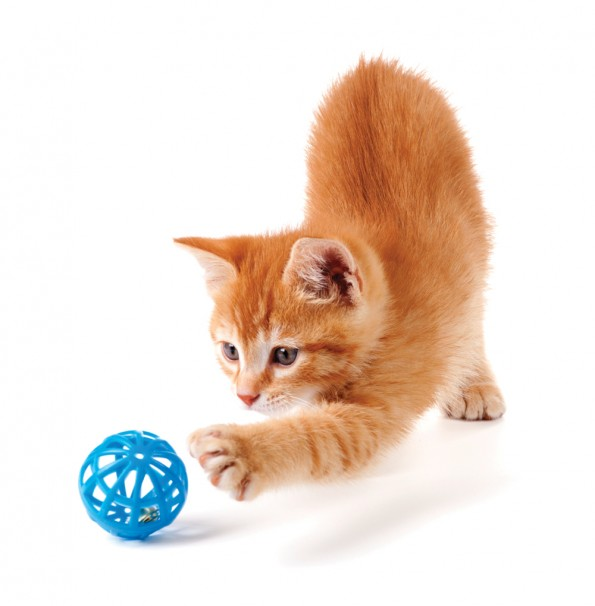
#> input picture cat.jpg, 595 x 606 px
$ jupyter execute --allow-errors clustering.ipynb   (shell and % lines are left out)   (older library calls are emulated)
#> lines starting #> are read from the running program, lines starting #| are printed output that depends on the picture
#> the sliders are set to x = <module 'ipywidgets.IntSlider_
[cell 1]
import numpy as np
import cv2
from sklearn.cluster import KMeans
from sklearn.cluster import MiniBatchKMeans
import matplotlib.pyplot as plt
import skimage.io

from __future__ import print_function
from ipywidgets import interact, interactive, fixed, interact_manual
import ipywidgets as widgets

def showIMG(x):
    image = cv2.imread('cat.jpg')
#> image is the input picture: shape (606, 595, 3); mean B, G, R 213.1, 222.9, 236.7
    (h1, w1) = image.shape[:2]
#> h1 = 606; w1 = 595
    image = cv2.cvtColor(image, cv2.COLOR_BGR2LAB)
#> image: shape (606, 595, 3); mean of channels 0, 1, 2 228.9, 133, 135.7
    image = image.reshape((image.shape[0] * image.shape[1], 3))
    clt = KMeans(n_clusters = x)
    labels = clt.fit_predict(image)
    quant = clt.cluster_centers_.astype("uint8")[labels]
    #reshape the feature vectors to images
    quant = quant.reshape((h1, w1, 3))
    image = image.reshape((h1, w1, 3))
    # convert from L*a*b* to RGB
    quant = cv2.cvtColor(quant, cv2.COLOR_LAB2BGR)
    image = cv2.cvtColor(image, cv2.COLOR_LAB2BGR)
    cv2.imwrite('cat2.jpg', quant)
    plt.imshow(quant)

#> (the rest of this cell did not finish here and is left out)

[cell 2]
image = cv2.imread('cat.jpg')
(h1, w1) = image.shape[:2]
#> h1 = 606; w1 = 595
image = cv2.cvtColor(image, cv2.COLOR_BGR2LAB)
image = image.reshape((image.shape[0] * image.shape[1], 3))
clt = KMeans(n_clusters = 2)
labels = clt.fit_predict(image)
quant = clt.cluster_centers_.astype("uint8")[labels]
#reshape the feature vectors to images
quant = quant.reshape((h1, w1, 3))
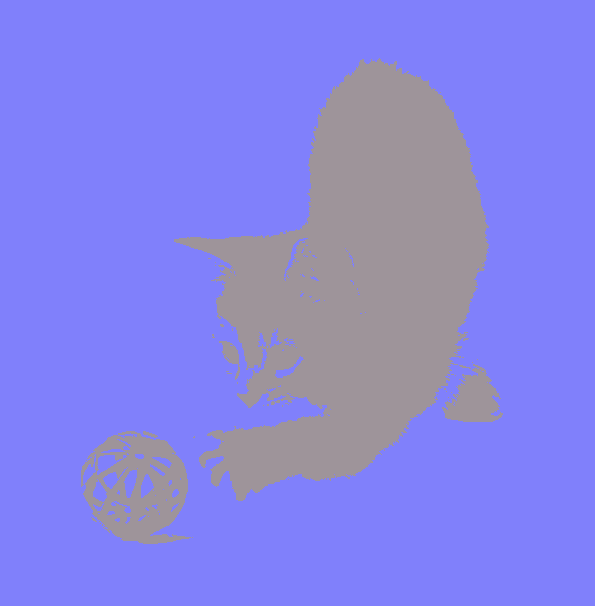
#> quant: shape (606, 595, 3); mean of channels 0, 1, 2 228.2, 132.7, 135; drawn as B, G, R
image = image.reshape((h1, w1, 3))
# convert from L*a*b* to RGB
quant = cv2.cvtColor(quant, cv2.COLOR_LAB2BGR)
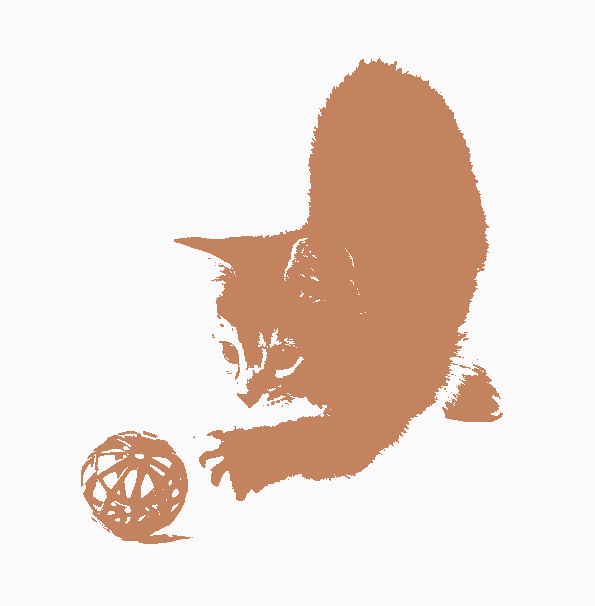
#> quant: shape (606, 595, 3); mean B, G, R 213.4, 222, 236.8
image = cv2.cvtColor(image, cv2.COLOR_LAB2BGR)
cv2.imwrite('cat2.jpg', quant)
plt.imshow(quant)
cv2.imread('cat.jpg')
cv2.waitKey(0)
cv2.destroyAllWindows()

[cell 3]
plt.imshow(image)

[cell 4]
import skimage.io
import matplotlib.pyplot as plt
img_path="cat.jpg"
img = skimage.io.imread(img_path)/255.0

def plotnoise(img, mode, r, c, i):
#> called with mode = 'gaussian', r = 4, c = 2, i = 1
    plt.subplot(r,c,i)
    if mode is not None:
        gimg = skimage.util.random_noise(img, mode=mode)
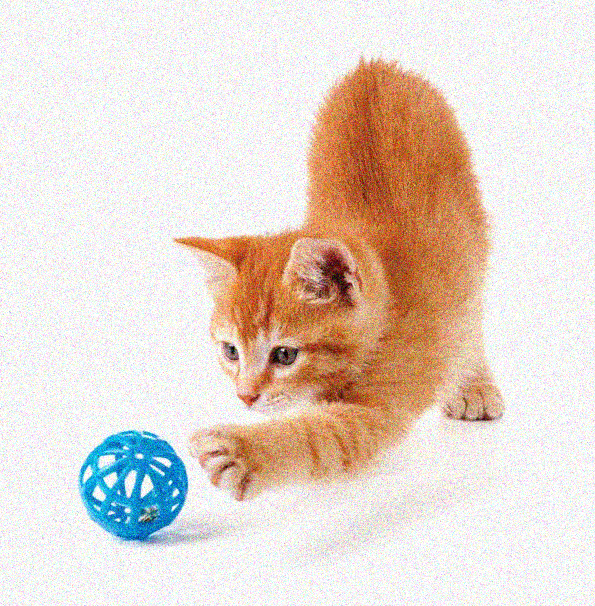
#> gimg: shape (606, 595, 3) float64; mean R, G, B 0.9, 0.847, 0.809
        plt.imshow(gimg)
    else:
        plt.imshow(img)
    plt.title(mode)
    plt.axis("off")

plt.figure(figsize=(18,24))
r=4
c=2
plotnoise(img, "gaussian", r,c,1)
plotnoise(img, "localvar", r,c,2)
#> call 2 of plotnoise, with mode = 'localvar', r = 4, c = 2, i = 2
#> in plotnoise (call 2), `gimg = skimage.util.random_noise(img, mode=mode)`:
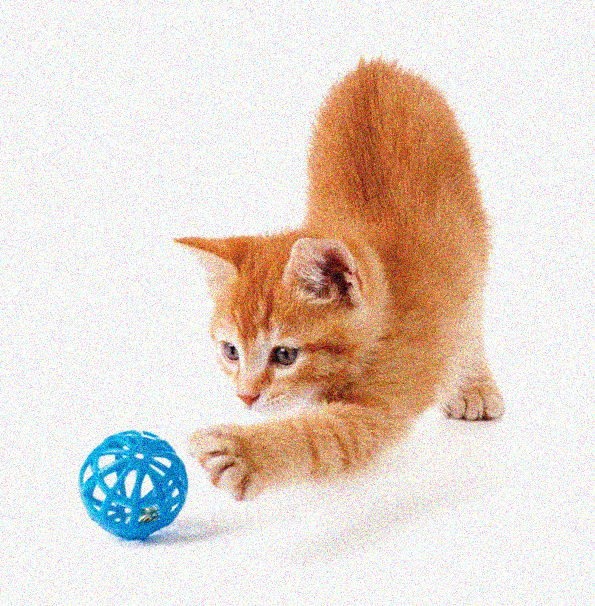
#> gimg: shape (606, 595, 3) float64; mean R, G, B 0.9, 0.847, 0.809
plotnoise(img, "poisson", r,c,3)
plotnoise(img, "salt", r,c,4)
#> call 4 of plotnoise, with mode = 'salt', r = 4, c = 2, i = 4
#> in plotnoise (call 4), `gimg = skimage.util.random_noise(img, mode=mode)`:
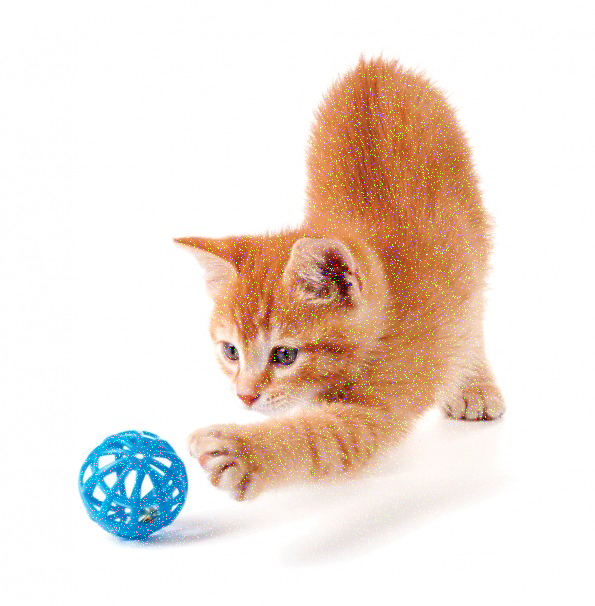
#> gimg: shape (606, 595, 3) float64; mean R, G, B 0.932, 0.881, 0.844
plotnoise(img, "pepper", r,c,5)
#> in plotnoise (call 5), `gimg = skimage.util.random_noise(img, mode=mode)`:
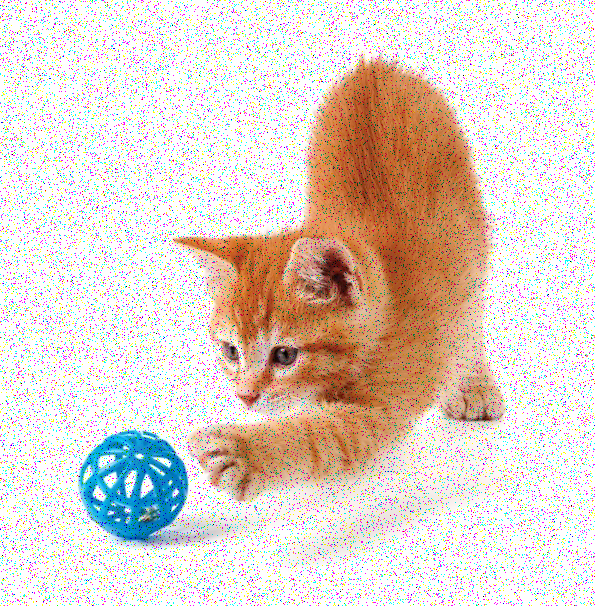
#> gimg: shape (606, 595, 3) float64; mean R, G, B 0.882, 0.831, 0.794
plotnoise(img, "s&p", r,c,6)
#> in plotnoise (call 6), `gimg = skimage.util.random_noise(img, mode=mode)`:
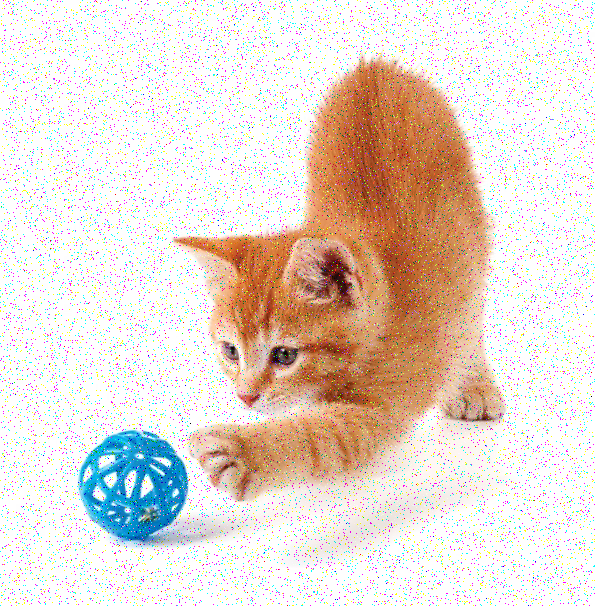
#> gimg: shape (606, 595, 3) float64; mean R, G, B 0.907, 0.855, 0.819
plotnoise(img, "speckle", r,c,7)
#> in plotnoise (call 7), `gimg = skimage.util.random_noise(img, mode=mode)`:
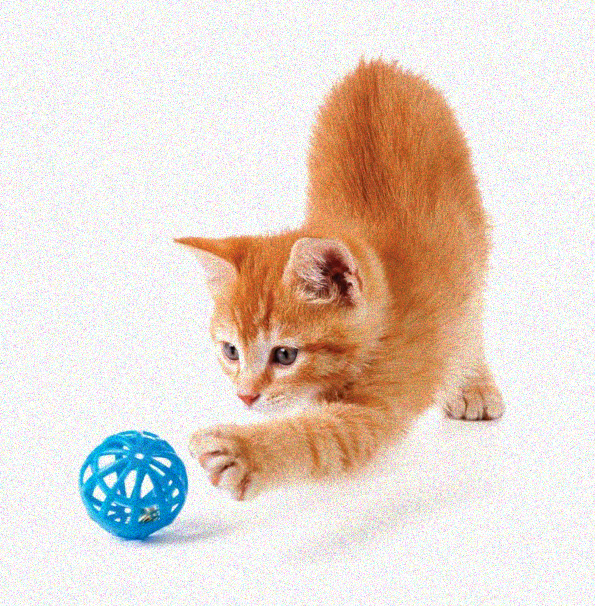
#> gimg: shape (606, 595, 3) float64; mean R, G, B 0.9, 0.847, 0.809
plotnoise(img, None, r,c,8)
plt.show()

[cell 5]
from skimage.restoration import denoise_tv_chambolle
import skimage.io
import matplotlib.pyplot as plt
# Apply total variation filter denoising
img = skimage.io.imread("cat.jpg")/255.0

def plotnoise(img, mode, r, c, i):
#> called with mode = 'salt', r = 4, c = 2, i = 3
    plt.subplot(r,c,i)
    if mode is not None:
        gimg = skimage.util.random_noise(img, mode=mode)
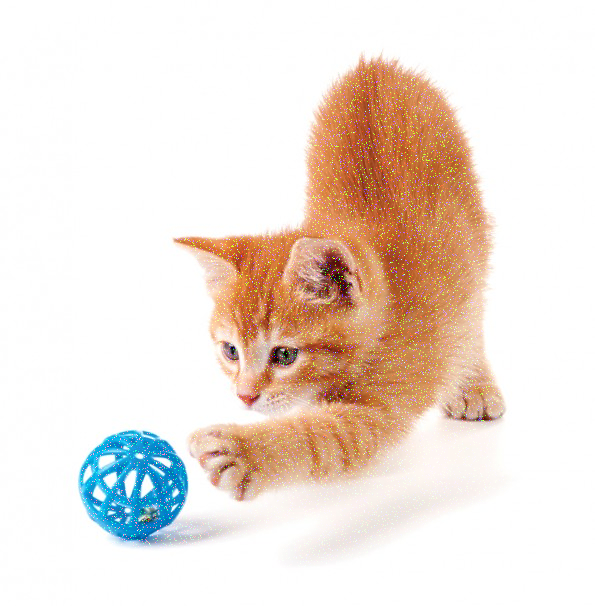
#> gimg: shape (606, 595, 3) float64; mean R, G, B 0.932, 0.881, 0.844
        plt.imshow(gimg)
    else:
        plt.imshow(img)
    plt.title(mode)
    plt.axis("off")

plt.figure(figsize=(18,24))
r=4
c=2
plotnoise(img, "salt", r,c,3)
plt.show()
denoised_image = denoise_tv_chambolle(img,
weight=0.1,
multichannel=True)
# Show denoised image
plt.imshow(denoised_image)
